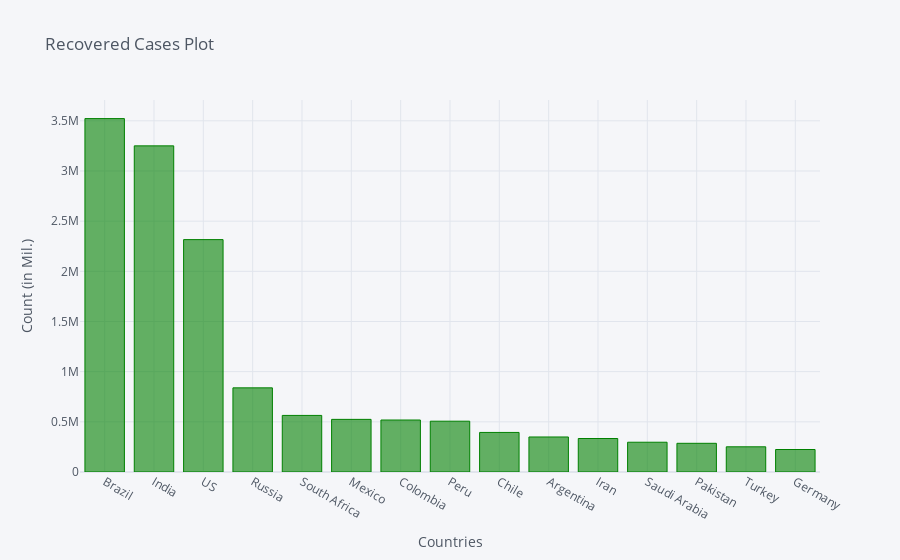

Notebook cell for this chart:
### Code cell
recovered_df2_plot.iplot(kind='bar', x='Country/Region', y='9/6/20',color='green',
                         title='Recovered Cases Plot',xTitle='Countries',yTitle='Count (in Mil.)')

### Figure 1 — Plotly figure (JSON) as saved in the notebook; plotly's stock layout.template omitted (floating-point values rounded to 4 significant figures)
{"data": [{"marker": {"color": "rgba(0, 128, 0, 0.6)", "line": {"color": "rgba(0, 128, 0, 1.0)", "width": 1}}, "name": "9/6/20", "orientation": "v", "text": "", "type": "bar", "x": ["Brazil", "India", "US", "Russia", "South Africa", "Mexico", "Colombia", "Peru", "Chile", "Argentina", "Iran", "Saudi Arabia", "Pakistan", "Turkey", "Germany"], "y": [3522155, 3250429, 2315995, 838680, 563891, 524669, 518229, 506422, 394399, 349132, 333900, 296737, 286016, 251105, 224215]}], "layout": {"legend": {"bgcolor": "#F5F6F9", "font": {"color": "#4D5663"}}, "paper_bgcolor": "#F5F6F9", "plot_bgcolor": "#F5F6F9", "title": {"font": {"color": "#4D5663"}, "text": "Recovered Cases Plot"}, "xaxis": {"gridcolor": "#E1E5ED", "showgrid": true, "tickfont": {"color": "#4D5663"}, "title": {"font": {"color": "#4D5663"}, "text": "Countries"}, "zerolinecolor": "#E1E5ED"}, "yaxis": {"gridcolor": "#E1E5ED", "showgrid": true, "tickfont": {"color": "#4D5663"}, "title": {"font": {"color": "#4D5663"}, "text": "Count (in Mil.)"}, "zerolinecolor": "#E1E5ED"}}}
